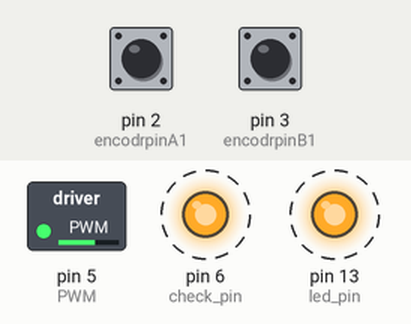
Recording of a sketch running on a simulated Arduino Uno, built with avr-gcc and run on an emulated ATmega328P. Shown: switched loads named in the sketch (green lamp = pin HIGH), output pins drawn as LEDs (lit = HIGH). Dashed ring = blinking. The inputs (shaded band) are chosen by the test bench; at power-on: pin 2 (encodrpinA1) HIGH, pin 3 (encodrpinB1) HIGH. What the sketch prints to the serial monitor is not drawn.

Above: at 0.06 s.
At 1.26 s:
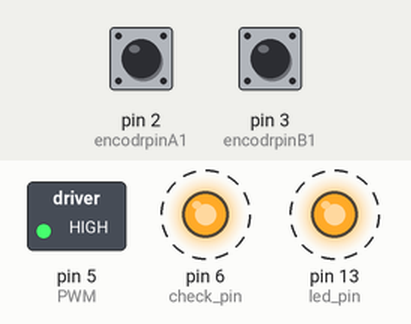
1.3 s: pin 2 (encodrpinA1) pulsed LOW 2 times (0.12 s each, 0.3 s apart)
4.3 s: pin 2 (encodrpinA1) pulled LOW for 0.15 s
7.4 s: pin 2 (encodrpinA1) pulled LOW for 1 s
11.4 s: pin 2 (encodrpinA1) pulsed LOW 5 times (0.12 s each, 0.3 s apart)
Timing chart, 0 to 16.9 s (numbered marks = the images above; inputs shaded):
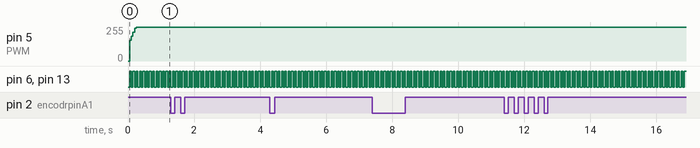

Measured:
- by itself, pin 6 (check_pin), pin 13 (led_pin): alternates HIGH for 0.05 s and LOW for 0.05 s

The sketch:

MotorSpeedControl.ino
```cpp
/*
  MsTimer2 is a small and very easy to use library to interface Timer2 with
  humans. It's called MsTimer2 because it "hardcodes" a resolution of 1
  millisecond on timer2
  For Details see: http://www.arduino.cc/playground/Main/MsTimer2
*/
#include <MsTimer2.h>

#define encodrpinA1 2
#define encodrpinB1 3
#define INA 4
#define PWM 5
#define check_pin 6
// Switch on LED on and off each half second

volatile int32_t encoderPos = 0;
volatile int32_t encoderPos_old = 0;

int32_t target_Pos = 0;
int32_t pos_error = 0;
int32_t pos_error_old = 0;
int32_t pos_error_d = 0;

volatile float angular_speed = 0;
volatile float angular_speed_old = 0;

float target_angular_speed = 0;
float angular_seed = 0;
float angular_speed_error = 0;
float angular_speed_error_old = 0;
float angular_speed_error_d = 0;
double angular_speed_error_sum = 0;

// PID gain angular position control
float p = 0.8;
float pd = 1.5;
float pi = 0.2;

// PID gain angular speed control
float pw = 0.8;  // 0.8
float pw_d = 1.5;
float pw_i = 1.5;  //1.5

int pos_pid_pwm = 0;
int angular_pos_pid_pwm = 0;
int angular_speed_pid_pwm = 0;

int pos_error_sum = 0.0;

int dead_zone_threshold_positive = 10;
int dead_zone_threshold_nagative = 9;

#if ARDUINO >= 100
const int led_pin = LED_BUILTIN;  // 1.0 built in LED pin var
#else
const int led_pin = 13;     // default to pin 13
#endif

int inverse_speed_mode(void)
{
  int n_pwm = 0;

  n_pwm = (5000*target_angular_speed+12753)/1742 * 2.0;  // 2
  n_pwm = (n_pwm >= 255) ? 255 : n_pwm;

  return n_pwm;
}

int angular_speed_pid_control(void)
{
  int angular_speed_pid_pwm1 = 0;

  angular_speed_pid_pwm1 = pw*angular_speed_error + pw_d*angular_speed_error_d + pw_i * angular_speed_error_sum;

  angular_speed_pid_pwm1 = (angular_speed_pid_pwm1 >= 255) ? 255 : angular_speed_pid_pwm1;
  angular_speed_pid_pwm1 = (angular_speed_pid_pwm1 <= -255) ? -255 : angular_speed_pid_pwm1;

  angular_speed_pid_pwm = dead_zone_pwm_currection(angular_speed_pid_pwm1);

  angular_speed_pid_pwm += inverse_speed_mode();

  if(angular_speed_pid_pwm > 0)
  {
    motor_control(1, angular_speed_pid_pwm);
  }
  else
  {
    motor_control(-1, -angular_speed_pid_pwm);
  }

  //digitalWrite(check_pin, LOW);
}

int pos_pid_control(void)
{
  pos_pid_pwm = p*pos_error + pd*pos_error_d + pi * pos_pid_pwm;

  pos_error = target_Pos - encoderPos;
  pos_error_d = pos_error - pos_error_old;

  pos_error_sum = (pos_error_sum > 50) ? 50 : pos_error_sum;
  pos_error_sum = (pos_error_sum < -50) ? -50 : pos_error_sum;
}

int dead_zone_pwm_currection(int input_pwm)
{
  int pwm_out;

  if(input_pwm > 0)
  {
    pwm_out = input_pwm + dead_zone_threshold_positive;
  }
  else if(input_pwm < 0)
  {
    pwm_out = input_pwm - dead_zone_threshold_nagative;
  }
  else
  {
    pwm_out = 0;
  }

  pwm_out = (pwm_out >= 255) ? 255 : pwm_out;
  pwm_out = (pwm_out <= -255) ? -255 : pwm_out;

  return pwm_out;
}

void Timer()
{
  static boolean output = HIGH;

  digitalWrite(led_pin, output);
  digitalWrite(check_pin, output);
  output = !output;

  pos_error = target_Pos - encoderPos;
  pos_error_d = pos_error - pos_error_old;

  pos_error_sum += pos_error;
  pos_error_sum = (pos_error_sum > 50) ? 50 : pos_error_sum;
  pos_error_sum = (pos_error_sum < -50) ? -50 : pos_error_sum;

  pos_pid_pwm = p*pos_error + pd*pos_error_d + pi * pos_error_sum;

  angular_speed = encoderPos - encoderPos_old;
  angular_speed_error = target_angular_speed - angular_speed;
  angular_speed_error_d = angular_speed - angular_speed_old;

  angular_speed_error_sum += angular_speed_error;
  angular_speed_error_sum = (angular_speed_error_sum > 200) ? 200 : angular_speed_error_sum;
  angular_speed_error_sum = (angular_speed_error_sum < -200) ? -200 : angular_speed_error_sum;

  angular_speed_pid_control();

  //pos_pid_control(void);

  encoderPos_old = encoderPos;
  pos_error_old = pos_error;
  angular_speed_old = angular_speed;
}

void interrupt_setup(void)
{
  delayMicroseconds(50);
  pinMode(encodrpinA1, INPUT_PULLUP);
  pinMode(encodrpinB1, INPUT_PULLUP);
  attachInterrupt(0, encoder, RISING);
}

void motor_control(int direc, int pwm)
{
  pwm = (pwm>=255) ? 255 : pwm;
  switch(direc)
  {
    case 1: digitalWrite(INA, LOW);
            analogWrite(PWM,pwm);
            break;
    case 0: digitalWrite(INA, LOW);
            analogWrite(PWM,0);
            break;
    case -1: digitalWrite(INA, HIGH);
            analogWrite(PWM,pwm);
            break;
  }
}

void encoder()
{
  if(digitalRead(encodrpinB1)==LOW){
    encoderPos++;
  }
  else{
    encoderPos--;
  }
}

void setup()
{
  pinMode(led_pin, OUTPUT);
  pinMode(check_pin, OUTPUT);
  MsTimer2::set(50, Timer); // 500ms period
  MsTimer2::start();
  interrupt_setup();
  Serial.begin(115200);
  Serial.println("pos, pos_error");
  target_Pos = 1500;
}

void loop()
{
    target_angular_speed = -20;
    // motor_control(1, 30);
    Serial.print(angular_speed);
    Serial.print(",");
    Serial.print(angular_speed_error);
    Serial.print(",");
    Serial.print(angular_speed_error_d);
    Serial.print(",");
    Serial.print(angular_speed_error_sum);
    Serial.print(",");
    Serial.println(angular_speed_pid_pwm);
//
//  if(pos_error ==0)
//  {
//    motor_control(1,0);
//  }
//  else
//  {
//    motor_control(1,40);
//  }
//  motor_control(-1, 23);   // foward 23  , backward 20
}
```
